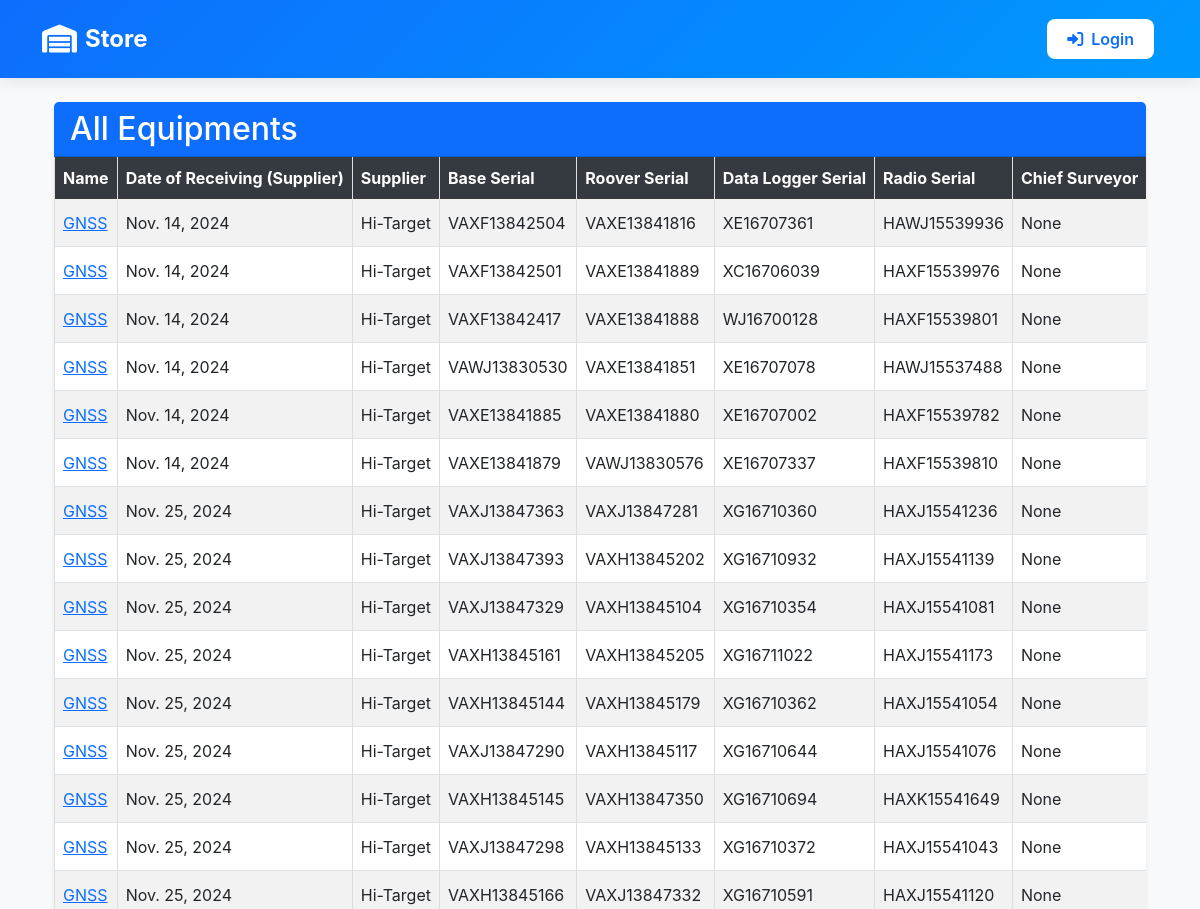
The page /store_all/ (upper part) on the database as committed earlier.
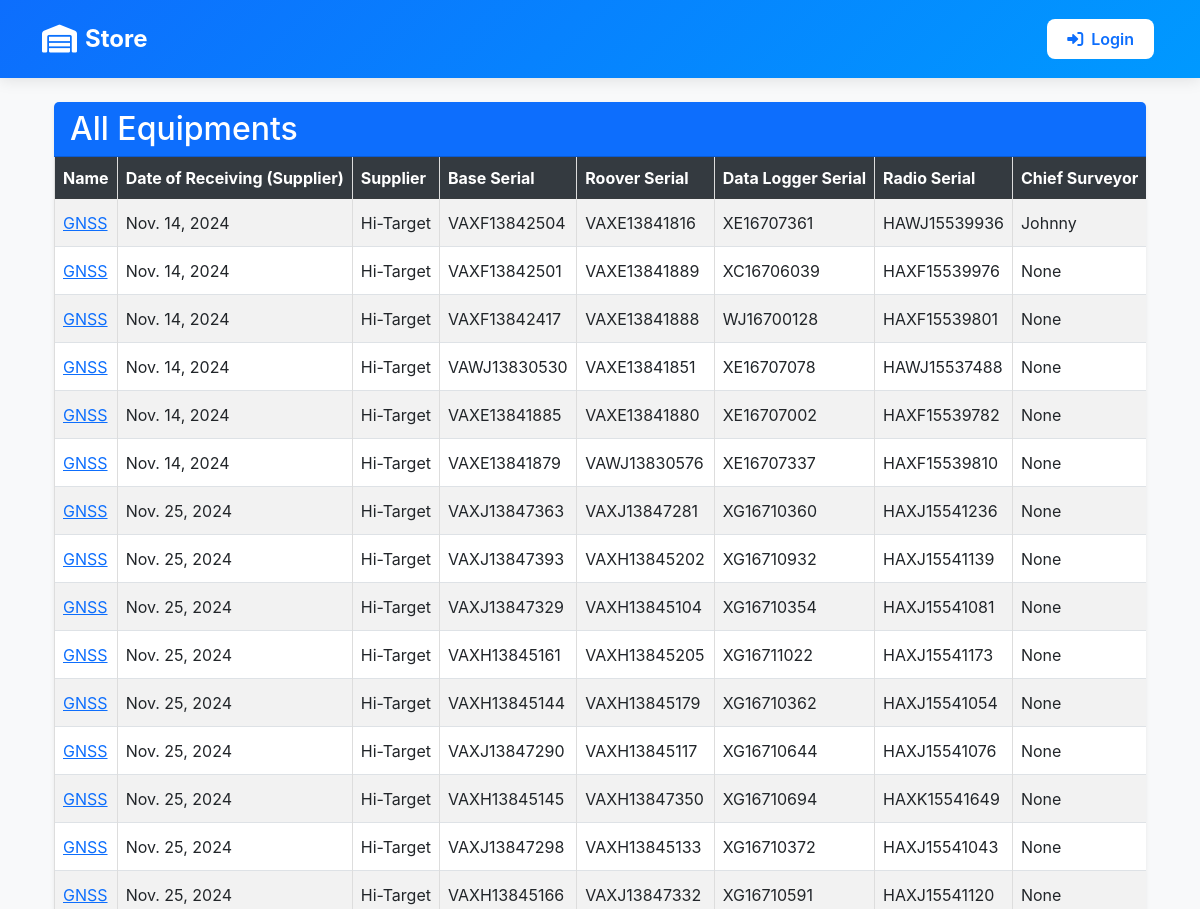
The same page on the database as committed later.
### inventory/models.py (models this page shows, shortened)
class EquipmentsInSurvey(models.Model):
    name = models.CharField(max_length=100)
    date_of_receiving_from_supplier = models.DateField()
    supplier = models.CharField(max_length=20)
    base_serial = models.CharField(max_length=100)
    roover_serial = models.CharField(max_length=100)
    condition = models.CharField(max_length=10, choices=[("Good", "Good"), ("Bad", "Bad")], default="Good")
    data_logger_serial = models.CharField(max_length=100)
    radio_serial = models.CharField(max_length=100)
    chief_surveyor = models.ForeignKey(User, on_delete=models.CASCADE, null=True)
    surveyor_responsible = models.CharField(max_length=100, null=True)
    project = models.CharField(max_length=20)
    section = models.CharField(max_length=100, null=True, blank=True)
    date_receiving_from_department = models.DateField()
    status = models.CharField(choices=[('In Store', 'In Store'), ('In Field', 'In Field'), ('With Chief Surveyor', 'With Chief Surveyor'), ('Returning', 'Returning')], max_length=100, default='In Store')

### inventory/views.py (the view)
# urls.py: path('store_all/', store_all, name='store_all'),
def store_all(request):
    data = EquipmentsInSurvey.objects.all()
    return render(request, 'inventory/store_all.html', {'data': data})

### inventory/context_processors.py (called while the page is built)
def is_admin(request):
    return {'is_admin': request.user.is_authenticated and request.user.is_superuser}

### inventory/templates/inventory/store_all.html (shortened to what this page needs)
{% extends 'base/base_dashboard.html' %}
{% block content %}
<div class="container-fluid mt-4">
    <div class="card shadow-sm border-0">
        <div class="card-header bg-primary text-white">
            <h2 class="mb-0">All Equipments</h2>
        </div>
        <div class="card-body p-0">
            <div class="table-responsive" style="overflow-x: auto; -webkit-overflow-scrolling: touch;">
                <table class="table table-striped table-hover table-bordered align-middle mb-0">
                    <thead class="table-dark">
                        <tr>
                            <th>Name</th>
                            <th>Date of Receiving (Supplier)</th>
                            <th>Supplier</th>
                            <th>Base Serial</th>
                            <th>Roover Serial</th>
                            <th>Data Logger Serial</th>
                            <th>Radio Serial</th>
                            <th>Chief Surveyor</th>
                        </tr>
                    </thead>
                    <tbody>
                        {% for info in data %}
                        <tr>
                            <td><a href="{% url 'equipment_detail' info.id %}">{{ info.name }}</a></td>
                            <td>{{ info.date_of_receiving_from_supplier }}</td>
                            <td>{{ info.supplier }}</td>
                            <td>{{ info.base_serial }}</td>
                            <td>{{ info.roover_serial }}</td>
                            <td>{{ info.data_logger_serial }}</td>
                            <td>{{ info.radio_serial }}</td>
                            <td>{{ info.chief_surveyor }}</td>
                        </tr>
                        {% endfor %}
                    </tbody>
                </table>
            </div>
        </div>
    </div>
</div>
{% endblock %}

Rows that differ between the two databases and show on the page:
changed EquipmentsInSurvey "VAXF13842504": chief_surveyor "None" → "Johnny"
